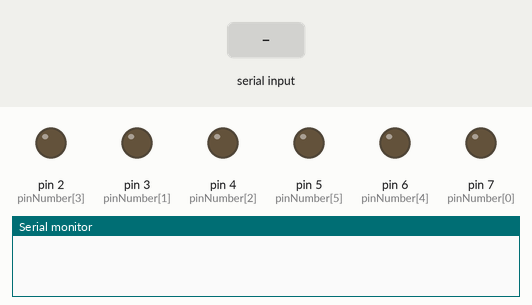
A sketch run on a simulated Arduino Uno, built with avr-gcc and run on an emulated ATmega328P. Shown: output pins drawn as LEDs (lit = HIGH), the last lines printed to the serial monitor. The test bench sets the inputs (shaded band).

Above: at 1.2 s.
1.3 s: "90,45\n" received over Serial
At 1.9 s:
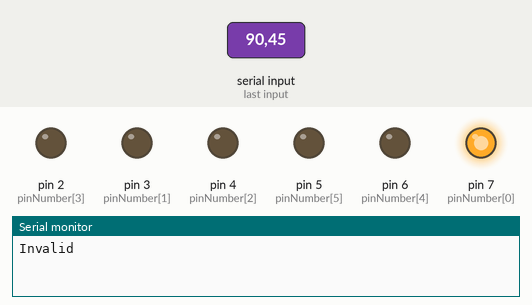
At 3.2 s:
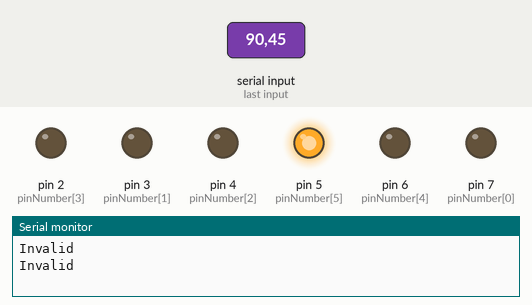
4.3 s: "30,150\n" received over Serial
At 5.4 s:
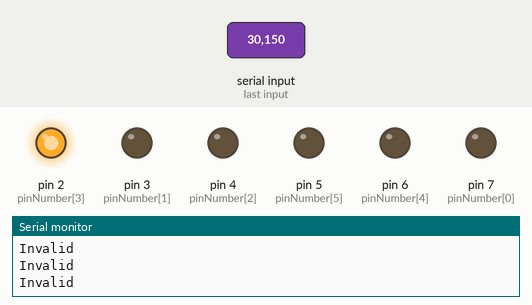
Timing chart, 0 to 13.8 s (numbered marks = the images above; inputs shaded):
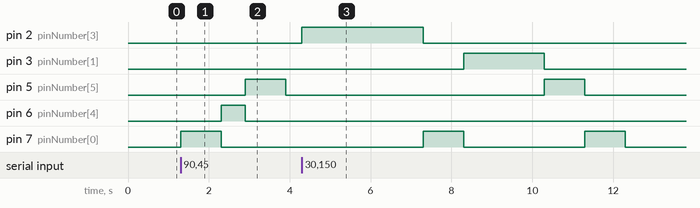

Measured:
- after the input at 1.3 s, pin 5 (pinNumber[5]): LOW → HIGH after 1.6 s, → LOW 1.0 s later; pin 6 (pinNumber[4]): LOW → HIGH after 1.0 s, → LOW 0.60 s later; pin 7 (pinNumber[0]): LOW → HIGH at once, → LOW 1.0 s later
- after the input at 4.3 s, pin 2 (pinNumber[3]): LOW → HIGH at once, → LOW 3.0 s later; pin 3 (pinNumber[1]): LOW → HIGH after 4.0 s, → LOW 2.0 s later; pin 5 (pinNumber[5]): LOW → HIGH after 6.0 s, → LOW 1.0 s later; pin 7 (pinNumber[0]): alternates HIGH for 1.0 s and LOW for 3.0 s, starting after 3.0 s

The sketch:

sketch_nov17b.ino
```cpp
const int arraySize = 6;
int pinNumber [] = {7, 3, 4, 2, 6, 5};
int blinkTime [] = {1000, 2000, 600, 3000, 600, 1000};

void setup() {
  // put your setup code here, to run once:
  Serial.begin(9600);
  for (int i = 0; i < arraySize; i++) {
    pinMode(pinNumber[i], OUTPUT);
  }
}

void loop() {
  // put your main code here, to run repeatedly:
  if (Serial.available() > 0) {
    int data = Serial.read();
    if (data > 47 && data < '6') {
      blinkLED(data-48);
    } else {
     Serial.println("Invalid");
    }
  }
}

void blinkLED(int pin) {
  digitalWrite(pinNumber[pin], HIGH);
  delay(blinkTime[pin]);
  digitalWrite(pinNumber[pin], LOW);
}
```
